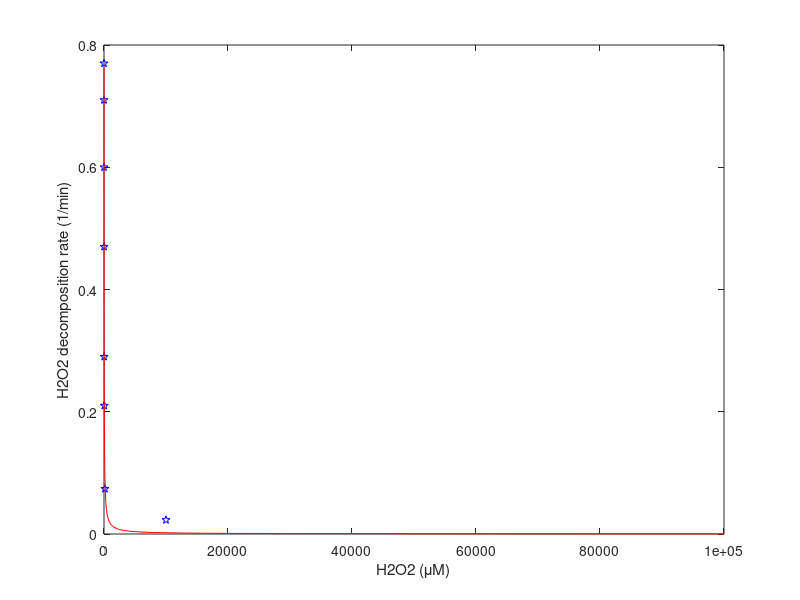

This chart was generated by the following MATLAB code: (Note: this script raises an error after producing the figure.)
clear all;
clc;

% rdec is decomposition rate of HPI
h2o2 = [0.5,  1.5,   3,     15,    30,     50,    150,    10000]; % uM
rdec = [-0.77,-0.71, -0.60, -0.47, -0.29,  -0.21, -0.074, -0.023]*(-1); % 1/min

% figure();
% plot(h2o2,rdec,'ko-');
% set(gca,'XScale','log');
% axis square;
% box on;
% xlabel('H2O2 (\muM)');
% ylabel('decomposition rate');

hill_fit = @(b,x)  b(1)./(1+(x/b(2)).^b(3));
b0 = [1,30,1];                                  % Initial Parameter Estimates
B = lsqcurvefit(hill_fit, b0, h2o2, rdec);
h2o2_fr = 10.^[-1:0.1:5];   % Plot Finer Resolution

% best fit
% B = [0.7696, 18.6285, 0.9483]

figure();
plot(h2o2, rdec, 'bp');
hold on;
plot(h2o2_fr, hill_fit(B,h2o2_fr), '-r');
hold off;
xlabel('H2O2 (\muM)');
ylabel('H2O2 decomposition rate (1/min)');
legend('Data', 'Hill Equation Fit', 'Location','NE');
set(gca,'XScale','log');
